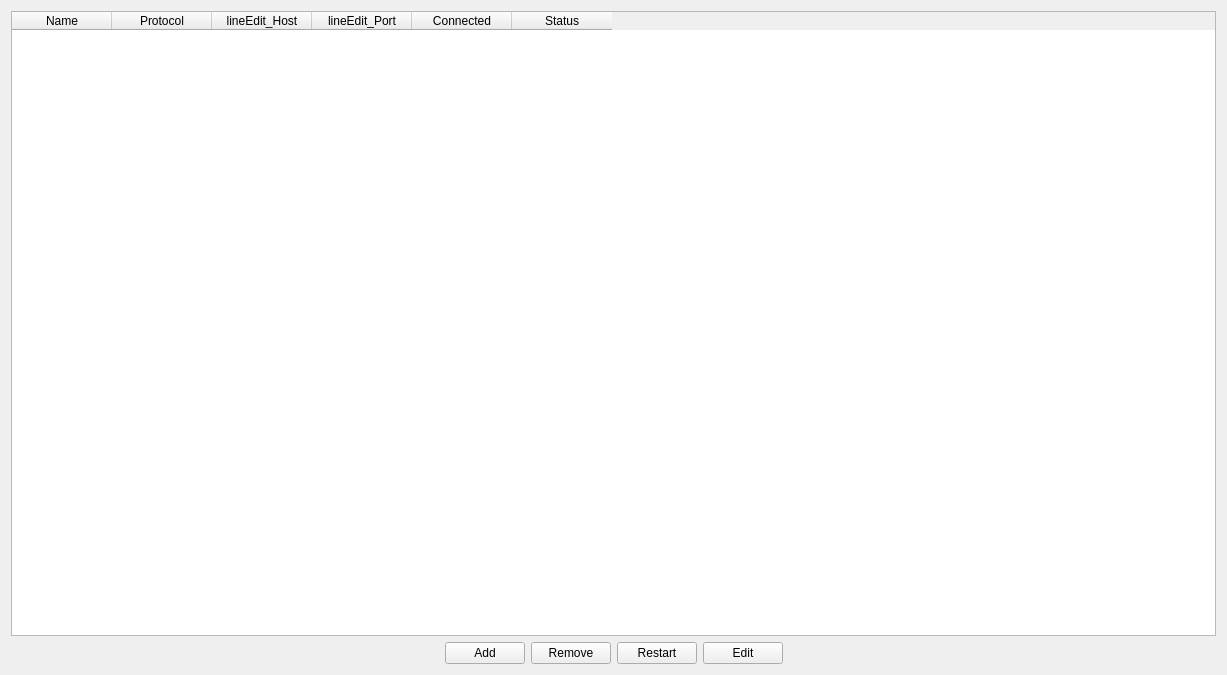
<?xml version="1.0" encoding="UTF-8"?>
<ui version="4.0">
 <class>Form</class>
 <widget class="QWidget" name="Form">
  <property name="geometry">
   <rect>
    <x>0</x>
    <y>0</y>
    <width>1227</width>
    <height>675</height>
   </rect>
  </property>
  <property name="windowTitle">
   <string>Form</string>
  </property>
  <layout class="QGridLayout" name="gridLayout">
   <item row="1" column="1">
    <widget class="QPushButton" name="pushButton_New_Profile">
     <property name="text">
      <string>Add</string>
     </property>
    </widget>
   </item>
   <item row="1" column="3">
    <widget class="QPushButton" name="pushButton_Edit">
     <property name="text">
      <string>Restart</string>
     </property>
    </widget>
   </item>
   <item row="1" column="4">
    <widget class="QPushButton" name="pushButton_Remove">
     <property name="text">
      <string>Edit</string>
     </property>
    </widget>
   </item>
   <item row="1" column="2">
    <widget class="QPushButton" name="pushButton_Connect">
     <property name="text">
      <string>Remove</string>
     </property>
    </widget>
   </item>
   <item row="1" column="5">
    <spacer name="horizontalSpacer_2">
     <property name="orientation">
      <enum>Qt::Horizontal</enum>
     </property>
     <property name="sizeHint" stdset="0">
      <size>
       <width>40</width>
       <height>20</height>
      </size>
     </property>
    </spacer>
   </item>
   <item row="1" column="0">
    <spacer name="horizontalSpacer">
     <property name="orientation">
      <enum>Qt::Horizontal</enum>
     </property>
     <property name="sizeHint" stdset="0">
      <size>
       <width>40</width>
       <height>20</height>
      </size>
     </property>
    </spacer>
   </item>
   <item row="0" column="0" colspan="6">
    <widget class="QTableWidget" name="SessionTableWidget">
     <column>
      <property name="text">
       <string>Name</string>
      </property>
     </column>
     <column>
      <property name="text">
       <string>Protocol</string>
      </property>
     </column>
     <column>
      <property name="text">
       <string>lineEdit_Host</string>
      </property>
     </column>
     <column>
      <property name="text">
       <string>lineEdit_Port</string>
      </property>
     </column>
     <column>
      <property name="text">
       <string>Connected</string>
      </property>
     </column>
     <column>
      <property name="text">
       <string>Status</string>
      </property>
     </column>
    </widget>
   </item>
  </layout>
 </widget>
 <resources/>
 <connections/>
</ui>
